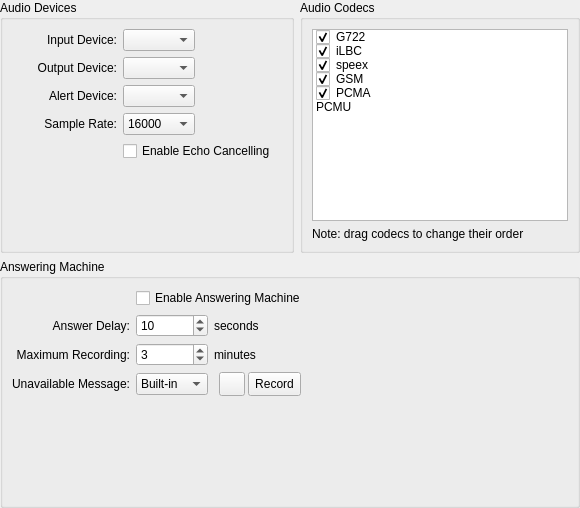
      <widget class="QWidget" name="audio_page">
       <layout class="QGridLayout" name="audio_layout">
        <property name="margin">
         <number>0</number>
        </property>
        <item row="0" column="0">
         <widget class="QGroupBox" name="audio_devices_group_box">
          <property name="title">
           <string>Audio Devices</string>
          </property>
          <layout class="QGridLayout" name="audio_devices_layout">
           <item row="0" column="0">
            <widget class="QLabel" name="audio_input_device_label">
             <property name="minimumSize">
              <size>
               <width>105</width>
               <height>0</height>
              </size>
             </property>
             <property name="text">
              <string>Input Device:</string>
             </property>
             <property name="alignment">
              <set>Qt::AlignRight|Qt::AlignTrailing|Qt::AlignVCenter</set>
             </property>
            </widget>
           </item>
           <item row="0" column="1">
            <widget class="QComboBox" name="audio_input_device_button"/>
           </item>
           <item row="1" column="0">
            <widget class="QLabel" name="audio_output_device_label">
             <property name="text">
              <string>Output Device:</string>
             </property>
             <property name="alignment">
              <set>Qt::AlignRight|Qt::AlignTrailing|Qt::AlignVCenter</set>
             </property>
            </widget>
           </item>
           <item row="1" column="1">
            <widget class="QComboBox" name="audio_output_device_button"/>
           </item>
           <item row="2" column="0">
            <widget class="QLabel" name="audio_alert_device_label">
             <property name="text">
              <string>Alert Device:</string>
             </property>
             <property name="alignment">
              <set>Qt::AlignRight|Qt::AlignTrailing|Qt::AlignVCenter</set>
             </property>
            </widget>
           </item>
           <item row="2" column="1">
            <widget class="QComboBox" name="audio_alert_device_button"/>
           </item>
           <item row="3" column="0">
            <widget class="QLabel" name="audio_sample_rate_label">
             <property name="text">
              <string>Sample Rate:</string>
             </property>
             <property name="alignment">
              <set>Qt::AlignRight|Qt::AlignTrailing|Qt::AlignVCenter</set>
             </property>
            </widget>
           </item>
           <item row="3" column="1">
            <widget class="QComboBox" name="audio_sample_rate_button">
             <item>
              <property name="text">
               <string>16000</string>
              </property>
             </item>
             <item>
              <property name="text">
               <string>32000</string>
              </property>
             </item>
             <item>
              <property name="text">
               <string>44100</string>
              </property>
             </item>
             <item>
              <property name="text">
               <string>48000</string>
              </property>
             </item>
            </widget>
           </item>
           <item row="4" column="1" colspan="2">
            <widget class="QCheckBox" name="enable_echo_cancelling_button">
             <property name="text">
              <string>Enable Echo Cancelling</string>
             </property>
            </widget>
           </item>
           <item row="5" column="0" colspan="4">
            <spacer name="audio_spacer_2">
             <property name="orientation">
              <enum>Qt::Vertical</enum>
             </property>
             <property name="sizeType">
              <enum>QSizePolicy::Expanding</enum>
             </property>
             <property name="sizeHint" stdset="0">
              <size>
               <width>20</width>
               <height>20</height>
              </size>
             </property>
            </spacer>
           </item>
           <item row="0" column="2">
            <spacer name="audio_spacer_1">
             <property name="orientation">
              <enum>Qt::Horizontal</enum>
             </property>
             <property name="sizeHint" stdset="0">
              <size>
               <width>10</width>
               <height>22</height>
              </size>
             </property>
            </spacer>
           </item>
          </layout>
         </widget>
        </item>
        <item row="0" column="1">
         <widget class="QGroupBox" name="audio_codecs_group_box">
          <property name="title">
           <string>Audio Codecs</string>
          </property>
          <layout class="QVBoxLayout" name="audio_codecs_layout">
           <item>
            <widget class="QListWidget" name="audio_codecs_list">
             <property name="sizePolicy">
              <sizepolicy hsizetype="Preferred" vsizetype="Expanding">
               <horstretch>0</horstretch>
               <verstretch>0</verstretch>
              </sizepolicy>
             </property>
             <property name="horizontalScrollBarPolicy">
              <enum>Qt::ScrollBarAlwaysOff</enum>
             </property>
             <property name="dragEnabled">
              <bool>true</bool>
             </property>
             <property name="dragDropMode">
              <enum>QAbstractItemView::InternalMove</enum>
             </property>
             <item>
              <property name="text">
               <string>G722</string>
              </property>
              <property name="checkState">
               <enum>Checked</enum>
              </property>
             </item>
             <item>
              <property name="text">
               <string>iLBC</string>
              </property>
              <property name="checkState">
               <enum>Checked</enum>
              </property>
             </item>
             <item>
              <property name="text">
               <string>speex</string>
              </property>
              <property name="checkState">
               <enum>Checked</enum>
              </property>
             </item>
             <item>
              <property name="text">
               <string>GSM</string>
              </property>
              <property name="checkState">
               <enum>Checked</enum>
              </property>
             </item>
             <item>
              <property name="text">
               <string>PCMA</string>
              </property>
              <property name="checkState">
               <enum>Checked</enum>
              </property>
             </item>
             <item>
              <property name="text">
               <string>PCMU</string>
              </property>
              <property name="checkState">
               <enum>Unchecked</enum>
              </property>
             </item>
            </widget>
           </item>
           <item>
            <widget class="QLabel" name="audio_codecs_note">
             <property name="text">
              <string>Note: drag codecs to change their order</string>
             </property>
            </widget>
           </item>
          </layout>
         </widget>
        </item>
        <item row="1" column="0" colspan="2">
         <widget class="QGroupBox" name="answering_machine_group_box">
          <property name="title">
           <string>Answering Machine</string>
          </property>
          <layout class="QGridLayout" name="answering_machine_layout">
           <item row="0" column="1" colspan="3">
            <widget class="QCheckBox" name="enable_answering_machine_button">
             <property name="text">
              <string>Enable Answering Machine</string>
             </property>
            </widget>
           </item>
           <item row="1" column="0">
            <widget class="QLabel" name="answer_delay_label">
             <property name="text">
              <string>Answer Delay:</string>
             </property>
             <property name="alignment">
              <set>Qt::AlignRight|Qt::AlignTrailing|Qt::AlignVCenter</set>
             </property>
            </widget>
           </item>
           <item row="1" column="1">
            <widget class="QSpinBox" name="answer_delay">
             <property name="specialValueText">
              <string>None</string>
             </property>
             <property name="maximum">
              <number>30</number>
             </property>
             <property name="value">
              <number>10</number>
             </property>
            </widget>
           </item>
           <item row="1" column="2">
            <widget class="QLabel" name="answer_delay_seconds_label">
             <property name="text">
              <string>seconds</string>
             </property>
            </widget>
           </item>
           <item row="1" column="3">
            <spacer name="answer_delay_spacer">
             <property name="orientation">
              <enum>Qt::Horizontal</enum>
             </property>
             <property name="sizeHint" stdset="0">
              <size>
               <width>40</width>
               <height>20</height>
              </size>
             </property>
            </spacer>
           </item>
           <item row="2" column="0">
            <widget class="QLabel" name="max_recording_label">
             <property name="text">
              <string>Maximum Recording:</string>
             </property>
             <property name="alignment">
              <set>Qt::AlignRight|Qt::AlignTrailing|Qt::AlignVCenter</set>
             </property>
            </widget>
           </item>
           <item row="2" column="1">
            <widget class="QSpinBox" name="max_recording">
             <property name="minimum">
              <number>1</number>
             </property>
             <property name="maximum">
              <number>30</number>
             </property>
             <property name="value">
              <number>3</number>
             </property>
            </widget>
           </item>
           <item row="2" column="2">
            <widget class="QLabel" name="max_recording_minutes_label">
             <property name="text">
              <string>minutes</string>
             </property>
            </widget>
           </item>
           <item row="3" column="0">
            <widget class="QLabel" name="unavailable_message_label">
             <property name="text">
              <string>Unavailable Message:</string>
             </property>
             <property name="alignment">
              <set>Qt::AlignRight|Qt::AlignTrailing|Qt::AlignVCenter</set>
             </property>
            </widget>
           </item>
           <item row="3" column="1">
            <widget class="QComboBox" name="unavailable_message_button">
             <item>
              <property name="text">
               <string>Built-in</string>
              </property>
             </item>
             <item>
              <property name="text">
               <string>Custom</string>
              </property>
             </item>
            </widget>
           </item>
           <item row="3" column="2">
            <widget class="QWidget" name="unavailable_message_buttons_widget" native="true">
             <layout class="QHBoxLayout" name="am_buttons_layout">
              <property name="spacing">
               <number>3</number>
              </property>
              <property name="leftMargin">
               <number>5</number>
              </property>
              <property name="topMargin">
               <number>0</number>
              </property>
              <property name="rightMargin">
               <number>0</number>
              </property>
              <property name="bottomMargin">
               <number>0</number>
              </property>
              <item>
               <widget class="QToolButton" name="unavailable_playback_button">
                <property name="minimumSize">
                 <size>
                  <width>26</width>
                  <height>24</height>
                 </size>
                </property>
                <property name="maximumSize">
                 <size>
                  <width>26</width>
                  <height>24</height>
                 </size>
                </property>
                <property name="text">
                 <string/>
                </property>
                <property name="icon">
                 <iconset>
                  <normaloff>icons/media-playback-start.svg</normaloff>icons/media-playback-start.svg</iconset>
                </property>
                <property name="iconSize">
                 <size>
                  <width>18</width>
                  <height>18</height>
                 </size>
                </property>
               </widget>
              </item>
              <item>
               <widget class="QToolButton" name="unavailable_record_button">
                <property name="minimumSize">
                 <size>
                  <width>0</width>
                  <height>24</height>
                 </size>
                </property>
                <property name="maximumSize">
                 <size>
                  <width>16777215</width>
                  <height>24</height>
                 </size>
                </property>
                <property name="text">
                 <string>Record</string>
                </property>
                <property name="icon">
                 <iconset>
                  <normaloff>icons/media-record.svg</normaloff>icons/media-record.svg</iconset>
                </property>
                <property name="iconSize">
                 <size>
                  <width>18</width>
                  <height>18</height>
                 </size>
                </property>
                <property name="toolButtonStyle">
                 <enum>Qt::ToolButtonTextBesideIcon</enum>
                </property>
               </widget>
              </item>
             </layout>
            </widget>
           </item>
           <item row="4" column="0" colspan="4">
            <spacer name="answering_machine_spacer">
             <property name="orientation">
              <enum>Qt::Vertical</enum>
             </property>
             <property name="sizeHint" stdset="0">
              <size>
               <width>20</width>
               <height>100</height>
              </size>
             </property>
            </spacer>
           </item>
          </layout>
         </widget>
        </item>
       </layout>
      </widget>
